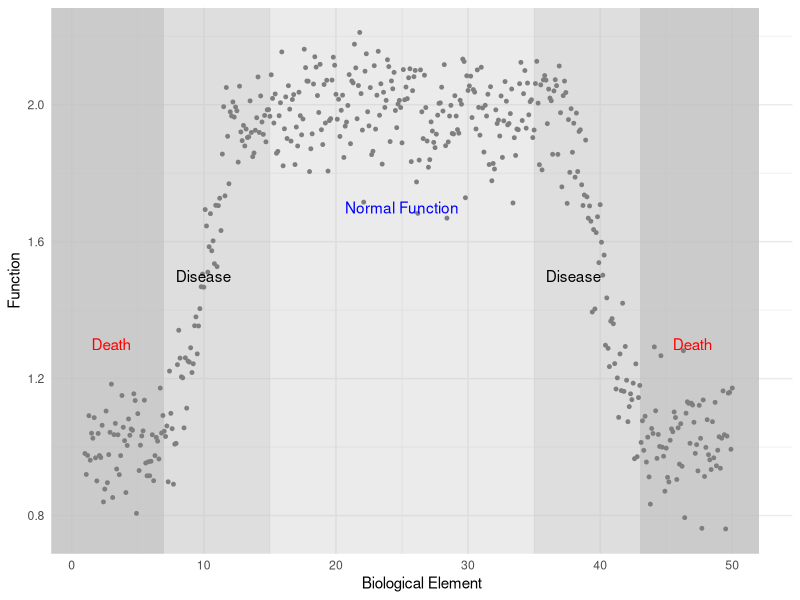
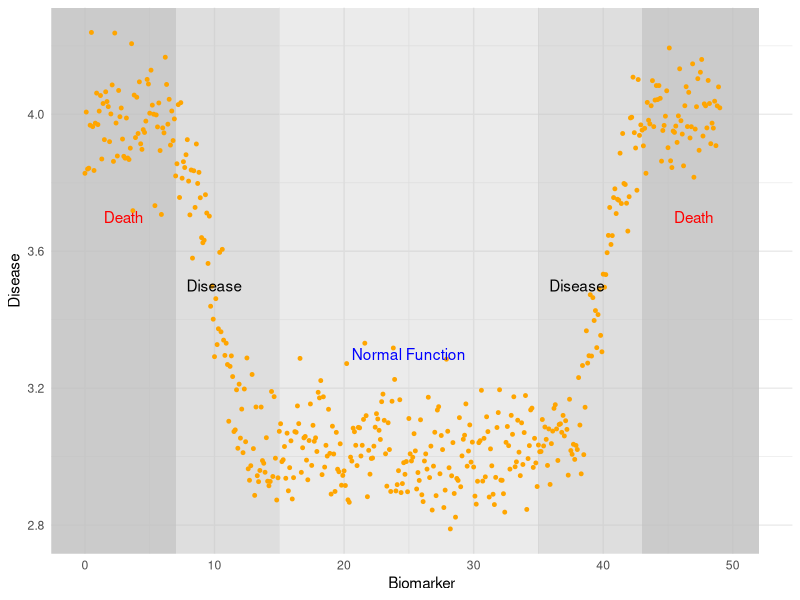
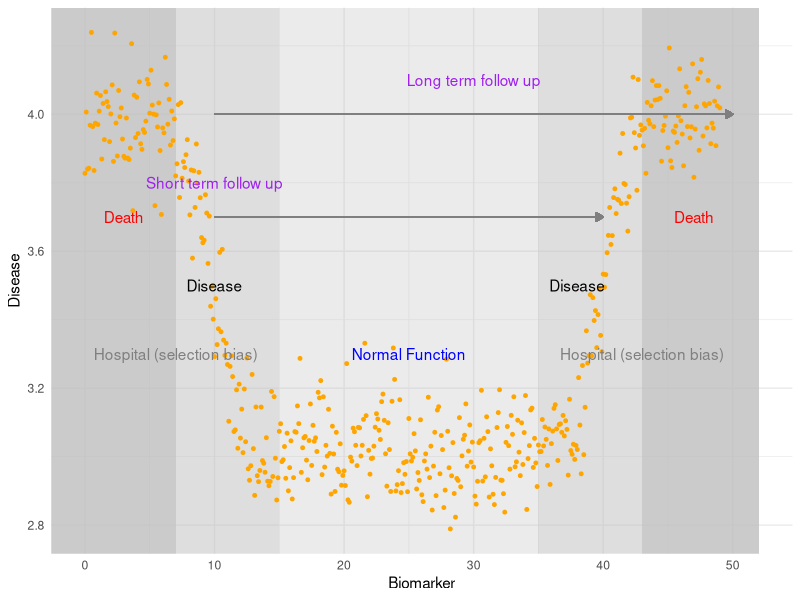
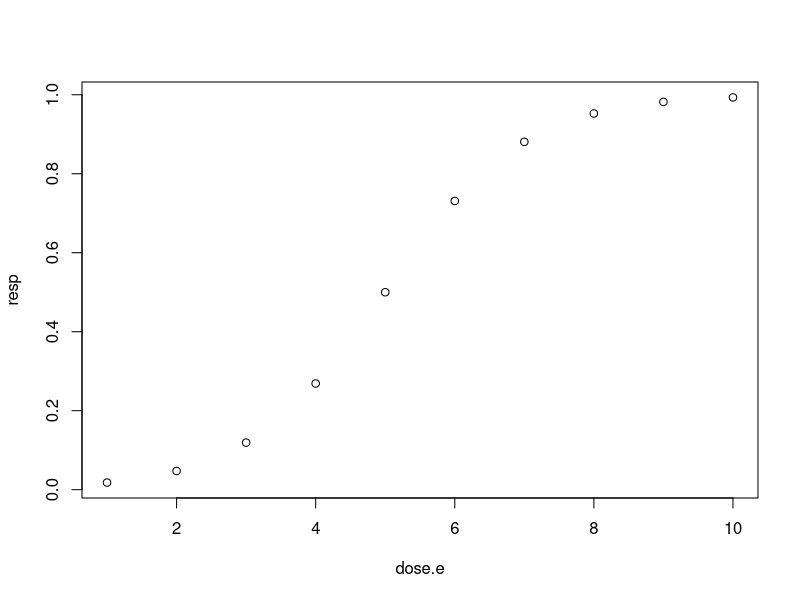
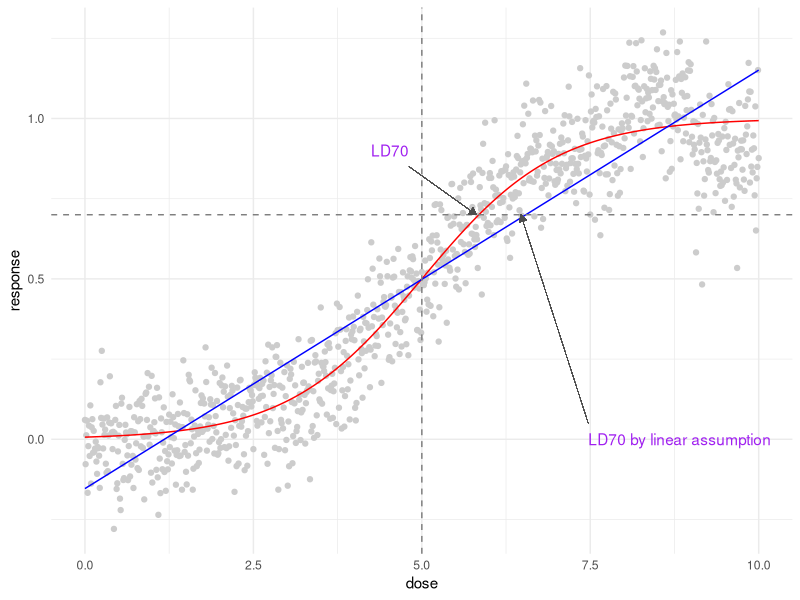
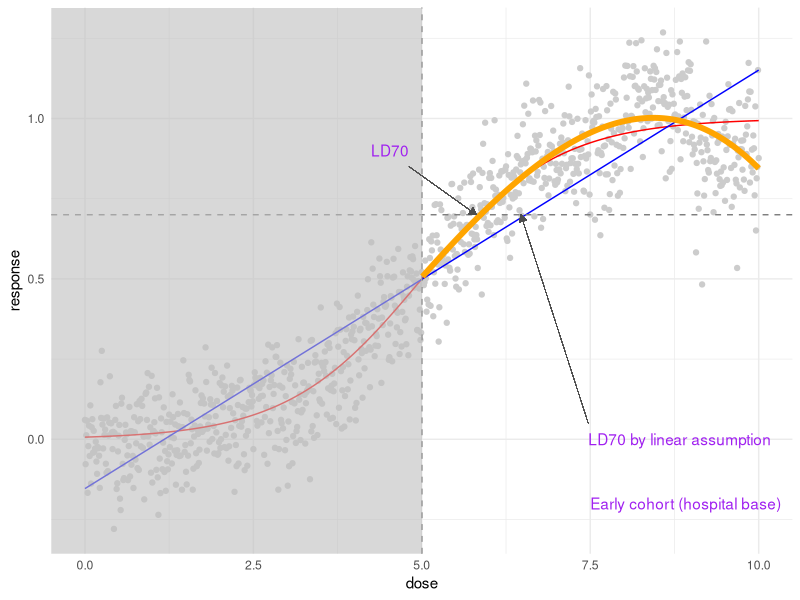
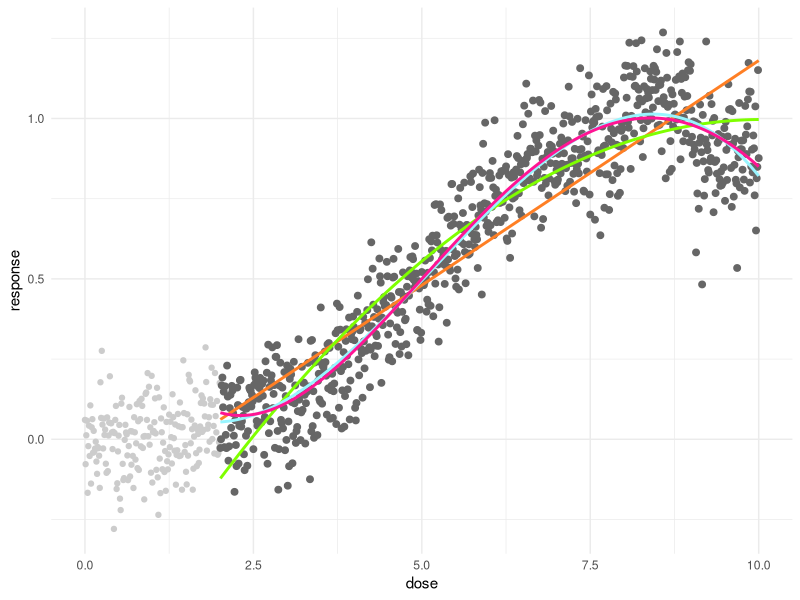
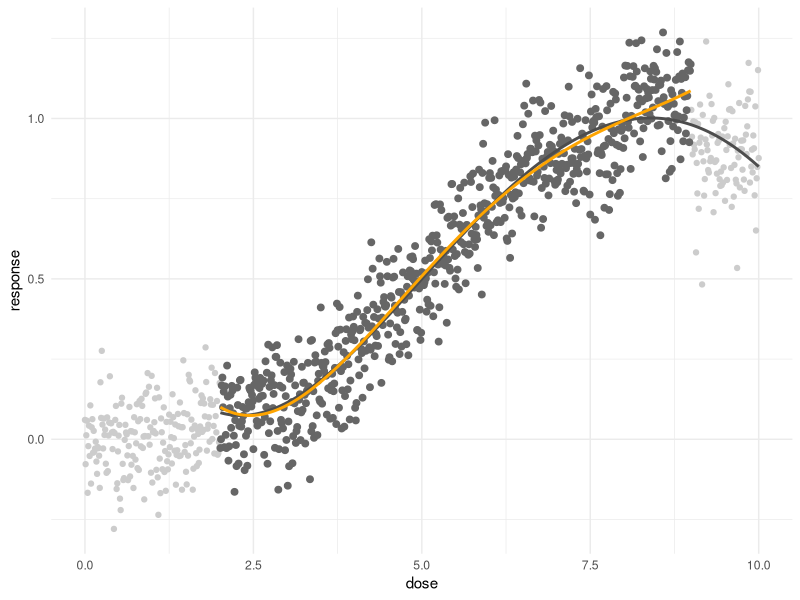

Reproduce these figures in R, in order.
## ---- chunk 1
knitr::opts_chunk$set(message = FALSE, warning = FALSE)
## ---- chunk 2
if(!require(tidyverse)) install.packages("tidyverse")
if(!require(ggplot2)) install.packages("ggplot2")
if(!require(knitr)) install.packages("knitr")
if(!require(kableExtra)) install.packages("kableExtra")

## ---- chunk 3
trace.e <- seq(1,50, by=0.1)
#normal range = 15~35
trace.e.h=function (x) {
  ifelse(x<20, 1/(1+exp(-x+10)),
         ifelse(x<30, rnorm(1, 1/(1+exp(-19)), 0.01), 
                1/(1+exp(-19))-1/(1+exp(40-x))
                )
        )
  }
hstatus<-trace.e.h(trace.e)+rnorm(length(trace.e), 1, 0.1)
basic = tibble(trace.e, hstatus)
## ---- chunk 4
basic %>%
  ggplot(aes(x= trace.e, y = hstatus)) +
  scale_x_continuous(name="Biological Element") +
  scale_y_continuous(name="Function") +
  theme_minimal()+
  geom_rect(data=basic[1,],aes(xmin=-Inf, xmax=7 , ymin=-Inf, ymax=Inf), fill= 'grey', alpha=0.8) +
  geom_rect(data=basic[1,],aes(xmin=7,    xmax=15, ymin=-Inf, ymax=Inf), fill= 'grey', alpha=0.5) +
  geom_rect(data=basic[1,],aes(xmin=15,   xmax=35, ymin=-Inf, ymax=Inf), fill= 'grey', alpha=0.3) +
  geom_rect(data=basic[1,],aes(xmin=35,   xmax=43, ymin=-Inf, ymax=Inf), fill= 'grey', alpha=0.5) +
  geom_rect(data=basic[1,],aes(xmin=43,   xmax=52, ymin=-Inf, ymax=Inf), fill= 'grey', alpha=0.8) +
  geom_point(size=1, color = 'grey50') +
  annotate(geom="text", x=c(3,47),  y=c(1.3, 1.3), label="Death",    color="red") +
  annotate(geom="text", x=c(10,38), y=c(1.5, 1.5), label="Disease",  color="black") +
  annotate(geom="text", x=25,       y=1.7,         label="Normal Function",color="blue") 

## ---- chunk 5
basic = basic %>% 
  mutate(disease = -1*hstatus+5, 
         exp.b   = -1*trace.e +50) 
fig1 = basic  %>%
  ggplot(aes(x= exp.b, y = disease))+
  theme_minimal()+
  scale_x_continuous(name="Biomarker") +
  scale_y_continuous(name="Disease") +
  geom_rect(data=basic[1,],aes(xmin=-Inf, xmax=7 , ymin=-Inf, ymax=Inf), fill= 'grey', alpha=0.8) +
  geom_rect(data=basic[1,],aes(xmin=7,    xmax=15, ymin=-Inf, ymax=Inf), fill= 'grey', alpha=0.5) +
  geom_rect(data=basic[1,],aes(xmin=15,   xmax=35, ymin=-Inf, ymax=Inf), fill= 'grey', alpha=0.3) +
  geom_rect(data=basic[1,],aes(xmin=35,   xmax=43, ymin=-Inf, ymax=Inf), fill= 'grey', alpha=0.5) +
  geom_rect(data=basic[1,],aes(xmin=43,   xmax=52, ymin=-Inf, ymax=Inf), fill= 'grey', alpha=0.8) +
  geom_point(size=1, color = 'orange') +
  annotate(geom="text", x=c(3,47),  y=c(3.7, 3.7), label="Death",    color="red") +
  annotate(geom="text", x=c(10,38), y=c(3.5, 3.5), label="Disease",  color="black") +
  annotate(geom="text", x=25,       y=3.3,         label="Normal Function",color="blue") 
fig1

## ---- chunk 6
fig1 +
  annotate(geom="text", x=c(7, 43),  y=c(3.3, 3.3), label="Hospital (selection bias)",  color="grey50") +
  annotate(geom="text", x=c(10),  y=c(3.8), label="Short term follow up",  color="purple") +
  geom_segment(aes(x=10, xend=40, y=3.7, yend=3.7), size = 0.5, color='grey50',
               arrow = arrow(length = unit(0.2, "cm"), type = "closed")) +
  annotate(geom="text", x=c(30),  y=c(4.1), label="Long term follow up",  color="purple") +
  geom_segment(aes(x=10, xend=50, y=4, yend=4), size = 0.5, color='grey50',
               arrow = arrow(length = unit(0.2, "cm"), type = "closed"))

## ---- chunk 7
sigmoid.f = function(x){
  1/(1+exp(5-x))
}

df = tibble(
dose.e = c(1:10),  
resp   = sigmoid.f(dose.e)
)
df %>% kbl() %>%
  kable_paper("hover", full_width = F)
plot(df)
## ---- chunk 8
set.seed(50)
x<-seq(0, 10, 0.01)
y<-sigmoid.f(x)+rnorm(length(x), mean=0, sd=0.1)
pb<-c(rnorm(500, 0, 0.001), rnorm(300, 0, 0.01), rnorm(100, 0.1, 0.05),rnorm(101, -0.1, 0.05))
resp = y + pb
ld70.sm = x[which( sigmoid.f(x) >0.69 & sigmoid.f(x) < 0.71)] %>% min(.)
ld70.sm
mod1<-glm(resp ~ poly(x, 1))
pred1<-predict(mod1)
ld70.lm = x[which(pred1 >0.69 & pred1 <0.71)] %>% min(.)
ld70.lm

df = tibble(dose = x, response= resp)
df %>%
  ggplot(aes(x=dose, y=response)) +
  geom_point(color = 'grey80') + theme_minimal()+
  geom_line(aes(y= sigmoid.f(dose)), color ='red') +
  geom_line(aes(y= predict(lm(response ~ poly(dose, 1)))), color ='blue') +
  geom_vline(xintercept =   5, linetype=2, color='grey50') +
  geom_hline(yintercept = 0.7, linetype=2, color='grey50') +
  annotate(geom="text", x=ld70.sm -1,  y=0.9, label="LD70",  
           color="purple", hjust=1) +
  geom_segment(aes(x=ld70.sm -1, xend=ld70.sm, y=0.85, yend=0.7), size = 0.1, color='grey30',
               arrow = arrow(length = unit(0.2, "cm"), type = "closed")) +
  annotate(geom="text", x=ld70.lm +1,  y=0.0, label="LD70 by linear assumption",  
           color="purple", hjust=0) +
  geom_segment(aes(x=ld70.lm +1, xend=ld70.lm, y=0.05, yend=0.7), size = 0.1, color='grey30',
               arrow = arrow(length = unit(0.2, "cm"), type = "closed"))
## ---- chunk 9
early_cohort = df %>% filter(dose > 5)

df %>%
  ggplot(aes(x=dose, y=response)) +
  geom_point(color = 'grey80') + theme_minimal()+
  geom_line(aes(y= sigmoid.f(dose)), color ='red') +
  geom_line(aes(y= predict(lm(response ~ dose))), color ='blue') +
  geom_vline(xintercept =   5, linetype=2, color='grey50') +
  geom_hline(yintercept = 0.7, linetype=2, color='grey50') +
  ## add 1 
  annotate(geom="text", x=c(7.5),  y=c(-0.2), 
           label="Early cohort (hospital base)",  color="purple", hjust=0) +
  geom_rect(data=df[1,],aes(xmin=-Inf,   xmax=5, ymin=-Inf, ymax=Inf), 
            fill= 'grey', alpha=0.6) +
  geom_line(data= early_cohort,
              aes(y= predict(lm(response ~ poly(dose,3)))), color ='orange', size = 2) +
   annotate(geom="text", x=ld70.sm -1,  y=0.9, label="LD70",  
           color="purple", hjust=1) +
  geom_segment(aes(x=ld70.sm -1, xend=ld70.sm, y=0.85, yend=0.7), size = 0.1, color='grey30',
               arrow = arrow(length = unit(0.2, "cm"), type = "closed")) +
  annotate(geom="text", x=ld70.lm +1,  y=0.0, label="LD70 by linear assumption",  
           color="purple", hjust=0) +
  geom_segment(aes(x=ld70.lm +1, xend=ld70.lm, y=0.05, yend=0.7), size = 0.1, color='grey30',
               arrow = arrow(length = unit(0.2, "cm"), type = "closed"))



  
## ---- chunk 10
# subcohort 2nd phase (1st phase is hospital base cohort)
s2c <- df %>% filter(dose >2)
s2m1<-lm(data=s2c, response ~ poly(dose, 1))
s2m2<-lm(data=s2c, response ~ poly(dose, 2))
s2m3<-lm(data=s2c, response ~ poly(dose, 3))
s2m4<-lm(data=s2c, response ~ poly(dose, 4))

df %>%
  ggplot(aes(x=dose, y=response)) +
  geom_point(color = 'grey80') + theme_minimal()+
  geom_point(data=s2c, color = 'grey40', size =2   ) +
  geom_line(data=s2c, aes(y=predict(s2m1)), color = 'chocolate1', size = 1) +
  geom_line(data=s2c, aes(y=predict(s2m2)), color = 'chartreuse1', size = 1) +
  geom_line(data=s2c, aes(y=predict(s2m3)), color = 'cadetblue1', size = 1) +
  geom_line(data=s2c, aes(y=predict(s2m4)), color = 'deeppink1', size = 1) 

## ---- chunk 11
anova(s2m1, s2m2, s2m3, s2m4) 
## ---- chunk 12
s3c <- df %>% filter(dose >2) %>% filter(dose <9)
s3m1<-lm(data=s3c, response ~ poly(dose, 1))
s3m2<-lm(data=s3c, response ~ poly(dose, 2))
s3m3<-lm(data=s3c, response ~ poly(dose, 3))
s3m4<-lm(data=s3c, response ~ poly(dose, 4))

df %>%
  ggplot(aes(x=dose, y=response)) +
  geom_point(color = 'grey80') + theme_minimal()+
  geom_point(data=s3c, color = 'grey40', size =2   ) +
  #geom_line(data=s2c, aes(y=predict(s2m1)), color = 'grey30', size = 1) +
  geom_line(data=s2c, aes(y=predict(s2m4)), color = 'grey30', size = 1) +
  #geom_line(data=s3c, aes(y=predict(s3m1)), color = 'orange', size = 1) 
  geom_line(data=s3c, aes(y=predict(s3m4)), color = 'orange', size = 1) 

df %>%
  ggplot(aes(x=dose, y=response)) +
  geom_point(color = 'grey80') + theme_minimal()+
  geom_point(data=s3c, color = 'grey40', size =2   ) +
  geom_line(data=s2c, aes(y=predict(s2m1)), color = 'grey30', size = 1) +
  #geom_line(data=s2c, aes(y=predict(s2m4)), color = 'grey30', size = 1) +
  geom_line(data=s3c, aes(y=predict(s3m1)), color = 'orange', size = 1) 
  #geom_line(data=s3c, aes(y=predict(s3m4)), color = 'orange', size = 1) 

## ---- chunk 13
library(gam)
######전체 자료 실습
s4c = df %>% filter(dose <9)
s4m1<-lm(data=s4c, response ~ poly(dose, 1))
s4m3<-lm(data=s4c, response ~ poly(dose, 3))
s4ms<-lm(data=s4c, response ~ sigmoid.f(dose-5))
s4mg<-gam(data=s4c, response ~ s(dose, 20))
anova(s4m1, s4m3, s4ms, s4mg)

df %>%
  ggplot(aes(x=dose, y=response)) +
  geom_point(color = 'grey80') + theme_minimal()+
  geom_point(data=s4c, color = 'grey40', size =2   ) +
  geom_line(data=s4c, aes(y=predict(s4m1)), color = 'grey10', size = 1) +
  geom_line(data=s4c, aes(y=predict(s4m3)), color = 'grey30', size = 1) +
  geom_line(data=s4c, aes(y=predict(s4ms)), color = 'deepskyblue', size = 1) +
  geom_line(data=s4c, aes(y=predict(s4mg)), color = 'orange', size = 1) 



## ---- chunk 14
set.seed(0)
dose <- seq(0,10, 0.1)
length(dose)
pb<-c(rnorm(50, 0, 0.001), rnorm(30, 0, 0.01), rnorm(10, 0.1, 0.05),rnorm(11, -0.1, 0.05))
resp <-1/(1+exp(-(dose-5)))+rnorm(length(dose), 0, 0.1)+pb

plot(dose, resp, xlab='Dose', ylab='Response', cex.lab=1.5, cex.axis=1.5, cex.main=1.5, cex.sub=1.5)



cohort<-data.frame(dose, resp, pb)

## ---- chunk 15
cpdose <- ifelse(dose -1 >0, dose -1, 0)
cpm <- glm(resp ~ dose + cpdose)
summary(cpm)$aic
## ---- chunk 16
cpdose <- ifelse(dose -5 >0, dose -5, 0)
cpm <- glm(resp ~ dose + cpdose)
summary(cpm)$aic
## ---- chunk 17
thr_fun <- function(thres){
cpdose <- ifelse(dose - thres >0, dose - thres, 0)
cpm    <- glm(resp ~ dose + cpdose)
aic    <- summary(cpm)$aic
data.frame(
  'threshold' = thres,
  'aic'       = aic)
}

## ---- chunk 18
# 이게 어떤 의미 일까요?
dose[which(dose == 1):which(dose == 5)]
## ---- chunk 19
simul_list <- list()
simul_list <- lapply(dose[which(dose ==1):which(dose ==5)],                     thr_fun
                     )
## ---- chunk 20
simul_dat <- do.call(rbind, simul_list)
## ---- chunk 21
library(ggplot2)
opt.thres <- simul_dat$threshold[which.min(simul_dat$aic)]

simul_dat %>%
  ggplot(aes(x = threshold, y = aic)) +
  geom_line() +
  geom_vline(xintercept = opt.thres) +
  geom_text(x = opt.thres + 0.8, y = -90, color = 'red', 
            label = paste0(round(opt.thres, 3), '점에서 최소 AIC를 보입니다.' )) +
  theme_minimal()
  
## ---- chunk 22
thres = 2.1
f_cpdose <- ifelse(dose - thres >0, dose - thres, 0)
f_cpm    <- glm(resp ~ dose + f_cpdose)
## ---- chunk 23
prepwlm <- predict(f_cpm)
scaleFUN <- function(x) sprintf("%.2f", x)
cohort %>%
  ggplot(aes(x= dose, y = resp)) +
  geom_point() +
  theme_minimal() +
  scale_y_continuous(labels = scaleFUN) +
  geom_line(aes(y = prepwlm), color ='red')
## ---- chunk 24
thres = 2.1
f_cpdose <- ifelse(dose - thres >=0, dose - thres, 0)
f_predose <- ifelse(dose - thres <=0, 0, dose - thres )
f_cpm    <- glm(resp ~ f_predose + f_cpdose)
## ---- chunk 25
prepwlm <- predict(f_cpm)
scaleFUN <- function(x) sprintf("%.2f", x)
cohort %>%
  ggplot(aes(x= dose, y = resp)) +
  geom_point() +
  theme_minimal() +
  scale_y_continuous(labels = scaleFUN) +
  geom_line(aes(y = prepwlm), color ='red')
